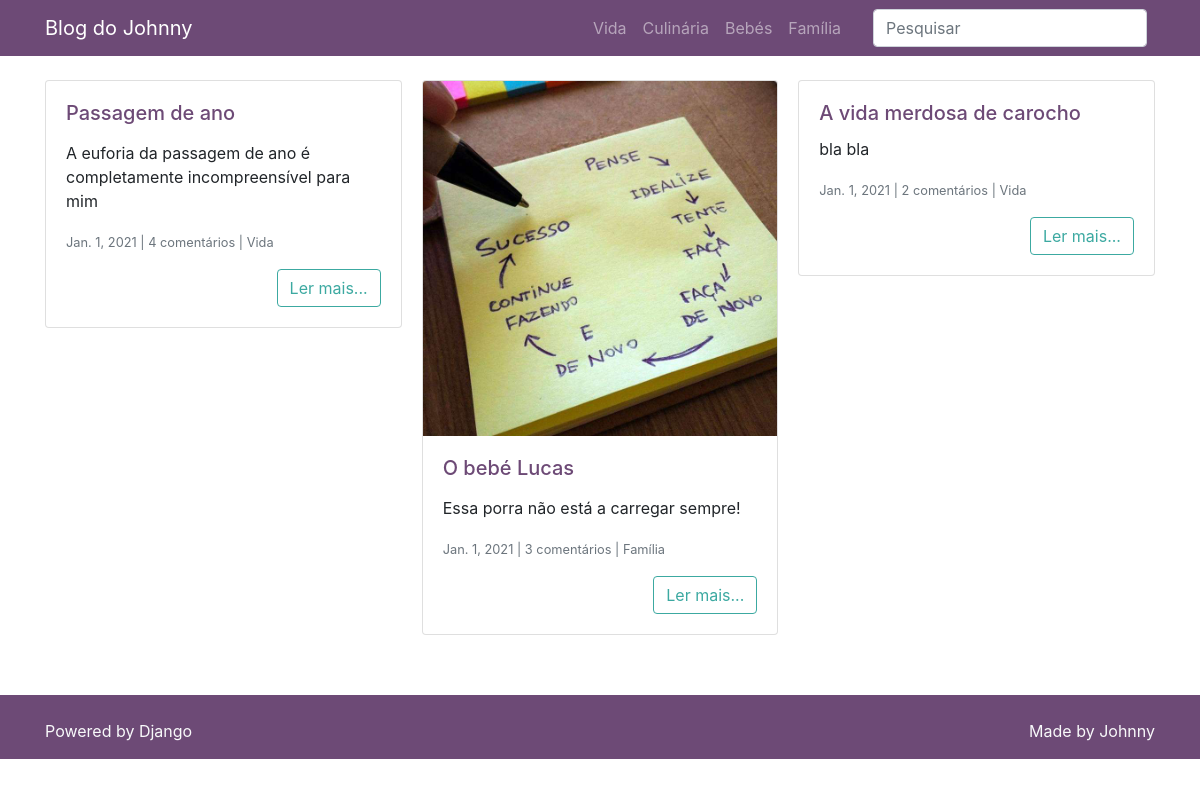
Before: / with the older database file.
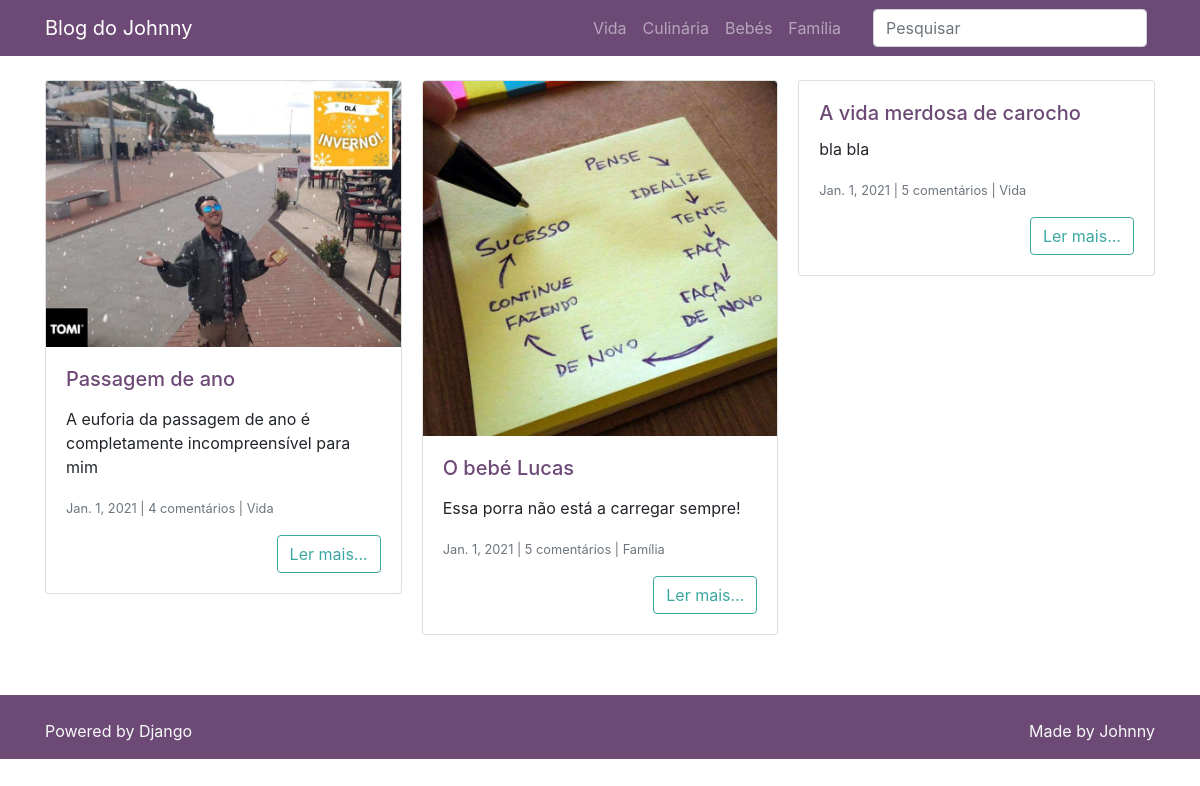
After: the same page with the newer database file.
### categorias/models.py (models this page shows)
class Categoria(models.Model):
    nome = models.CharField('Categoria', max_length=50, blank=False, unique=True)
    def __str__(self):
        return self.nome

### posts/models.py (models this page shows, shortened)
class Post(models.Model):
    titulo_post = models.CharField('Título', max_length=255, blank=False)
    autor_post = models.ForeignKey(User, on_delete=models.DO_NOTHING, verbose_name='Autor')
    data_post = models.DateTimeField('Data do post', default=timezone.now)
    conteudo_post = models.TextField('Conteúdo', )
    excerto_post = models.TextField('Excerto do post', )
    categoria_post = models.ForeignKey(Categoria, on_delete=models.DO_NOTHING, blank=True, null=True, verbose_name='Categoria do post')
    imagem_post = models.ImageField('Imagem', upload_to='post_images', blank=True)
    publicado_post = models.BooleanField('Publicado', default=False)

### posts/views.py (the view)
# urls.py: path('', views.PostIndex.as_view(), name='index'),
class PostIndex(ListView):
    model = Post
    template_name = 'posts/index.html'
    paginate_by = 6
    context_object_name = 'posts'
    def get_context_data(self, **kwargs):
        context = super().get_context_data(**kwargs)
        context['categorias'] = Categoria.objects.all()
        return context
    def get_queryset(self):
        qs = super().get_queryset()
        qs = qs.order_by('-id').filter(publicado_post=True)
        qs = qs.annotate(
            numero_comentarios=Count(
                Case(
                    When(comentario__publicado_comentario=True, then=1)
                )
            )
        )
        return qs

### posts/templatetags/my_filters.py (called while the page is built)
@register.filter(name='coment_plural')
def coment_plural(valor):
    try:
        num_comentarios = int(valor)
        if num_comentarios == 0:
            return 'Nenhum comentário'
        elif num_comentarios == 1:
            return f'{num_comentarios} comentário'
        else:
            return f'{num_comentarios} comentários'
    except:
        return f'{num_comentarios} comentarios'

### posts/templates/posts/index.html (shortened to what this page needs)
{% extends 'base.html' %}
{% load humanize %}
{% load my_filters %}
{% block conteudo %}
<div class="card-columns mt-4">
    {% for post in posts %}
    <div class="card">
        {% if post.imagem_post %}
        <a href="{% url 'post_detalhes' post.id %}">
            <img class="card-img-top"
                 src="{{ post.imagem_post.url }}"
                 alt="{{ post.titulo_post }}">
        {% endif %}
        </a>
        <div class="card-body">
            <h5 class="card-title">
                <a href="{% url 'post_detalhes' post.id %}">
                    {{ post.titulo_post }}
                </a>
            </h5>
            <p class="card-text">
                {{ post.excerto_post|safe }}
            </p>
            <p class="card-text">
                <small class="text-muted">
                    {{ post.data_post|naturalday|title }} | {{ post.numero_comentarios|coment_plural }} | {{ post.categoria_post }}</small>
            </p>
            <div class="text-right">
                <a href="{% url 'post_detalhes' post.id %}" class="btn btn-outline-secondary">Ler mais...</a>
            </div>
        </div>
    </div>
    {% endfor %}
</div>
{% endblock %}

### templates/base.html (shortened to what this page needs)
<!DOCTYPE html>
<html lang="pt">
<head>
    {% include 'parciais/_head.html' %}
</head>
<body>
{% include 'parciais/_nav.html' %}
<div class="container">
    <div class="row">
        <div class="col-lg-12">
            {% block conteudo %}{% endblock %}
        </div>
    </div>
</div>
{% include 'parciais/_footer.html' %}
</body>
</html>

### templates/parciais/_head.html (shortened to what this page needs)
{% load static %}
<link href="{% static 'vendor/bootstrap/css/bootstrap.min.css' %}" rel="stylesheet">
<link href="{% static 'vendor/bootstrap/css/theme_1564087106285.css' %}" rel="stylesheet">

### templates/parciais/_nav.html (shortened to what this page needs)
<nav class="navbar navbar-expand-lg navbar-dark bg-primary static-top">
    <div class="container">
        <a class="navbar-brand" href="{% url 'index' %}">Blog do Johnny</a>
        <div class="collapse navbar-collapse" id="navbarResponsive">
            <ul class="navbar-nav ml-auto">
                {% for categoria in categorias %}
                <li class="nav-item">
                    <a class="nav-link" href="{% url 'post_categoria' categoria.nome %}">{{ categoria.nome }}</a>
                </li>
                {% endfor %}
            </ul>
            <form class="form-inline my-2 my-lg-0 ml-lg-4" action="{% url 'post_busca' %}">
                <input name="termo" value="{{ request.GET.termo }}" class="form-control mr-sm-2" type="search" placeholder="Pesquisar"
                       aria-label="Search">
            </form>
        </div>
    </div>
</nav>

### templates/parciais/_footer.html (shortened to what this page needs)
{% load static %}
<footer class="bg-primary text-light">
    <div class="container navbar-dark pt-4 mt-5">
        <div class="row">
            <div class="col">
                <p class="text-left">Powered by Django</p>
            </div>
            <div class="col">
                <p class="text-right">Made by Johnny</p>
            </div>
        </div>
    </div>
</footer>

Changed rows visible on the page:
changed Post "Passagem de ano": imagem_post: picture added
computed for Post "O bebé Lucas": numero_comentarios|coment_plural "3 comentários" → "5 comentários"
computed for Post "A vida merdosa de carocho": numero_comentarios|coment_plural "2 comentários" → "5 comentários"
